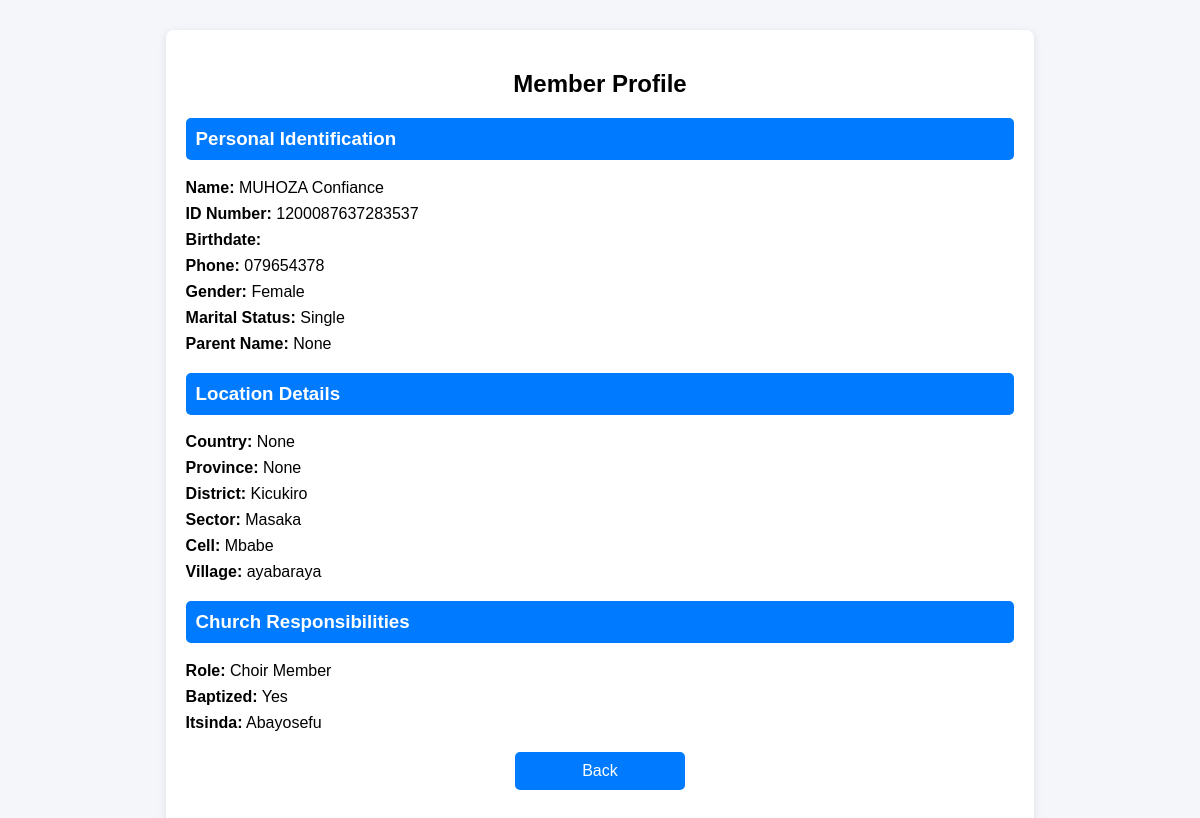
Page /view/3 on the committed database.
### tables this page shows
CREATE TABLE members (
            id INTEGER PRIMARY KEY AUTOINCREMENT,
            name TEXT NOT NULL,
            gender TEXT NOT NULL,
            phone TEXT NOT NULL
        , id_number TEXT, birthdate TEXT, country TEXT, province TEXT, district TEXT, sector TEXT, cell TEXT, village TEXT, parents_name TEXT, marital_status TEXT, role TEXT, baptized TEXT, group_name TEXT, itsinda TEXT, parent_name TEXT, photo TEXT, decision TEXT, parents TEXT);

### app.py (the view)
@app.route('/view/<int:id>')
def view_member(id):
    conn = get_db_connection()
    member = conn.execute('SELECT * FROM members WHERE id=?', (id,)).fetchone()
    conn.close()
    return render_template('view_member.html', member=member)

### app.py (called while the page is built)
def get_db_connection():
    conn = sqlite3.connect(DB_PATH)
    conn.row_factory = sqlite3.Row
    return conn

### templates/view_member.html (shortened to what this page needs)
<!DOCTYPE html>
<html>
<head>
</head>
<body>
<div class="container">
<h2>Member Profile</h2>
<div class="section">
<h3>Personal Identification</h3>
<div class="row"><span class="label">Name:</span> {{ member.name }}</div>
<div class="row"><span class="label">ID Number:</span> {{ member.id_number }}</div>
<div class="row"><span class="label">Birthdate:</span> {{ member.birthdate }}</div>
<div class="row"><span class="label">Phone:</span> {{ member.phone }}</div>
<div class="row"><span class="label">Gender:</span> {{ member.gender }}</div>
<div class="row"><span class="label">Marital Status:</span> {{ member.marital_status }}</div>
<div class="row"><span class="label">Parent Name:</span> {{ member.parents }}</div>
</div>
<div class="section">
<h3>Location Details</h3>
<div class="row"><span class="label">Country:</span> {{ member.country }}</div>
<div class="row"><span class="label">Province:</span> {{ member.province }}</div>
<div class="row"><span class="label">District:</span> {{ member.district }}</div>
<div class="row"><span class="label">Sector:</span> {{ member.sector }}</div>
<div class="row"><span class="label">Cell:</span> {{ member.cell }}</div>
<div class="row"><span class="label">Village:</span> {{ member.village }}</div>
</div>
<div class="section">
<h3>Church Responsibilities</h3>
<div class="row"><span class="label">Role:</span> {{ member.role }}</div>
<div class="row"><span class="label">Baptized:</span> {{ member.baptized }}</div>
<div class="row"><span class="label">Itsinda:</span> {{ member.itsinda }}</div>
</div>
<a href="/members" class="back-btn">Back</a>
</div>
</body>
</html>

### templates/view_member.html (style rules this page uses)
body { font-family: Arial; background: #f4f6f9; }
.container { width: 70%; margin: 30px auto; background: white; padding: 20px; border-radius: 8px; box-shadow: 0px 2px 8px rgba(0,0,0,0.1); }
h2 { text-align: center; }
.section { margin-top: 20px; }
.section h3 { background: #007BFF; color: white; padding: 10px; border-radius: 5px; }
.row { margin: 8px 0; }
.label { font-weight: bold; }
.back-btn { display: block; width: 150px; margin: 20px auto; text-align: center; padding: 10px; background: #007BFF; color: white; text-decoration: none; border-radius: 5px; }

### rows in the picture
members: name "MUHOZA Confiance", id_number "1200087637283537", phone "079654378", gender "Female", marital_status "Single", country "None", province "None", district "Kicukiro", sector "Masaka", cell "Mbabe", village "ayabaraya", role "Choir Member", baptized "Yes", itsinda "Abayosefu"

### other values in the picture
{{ member.parents }} "None"
